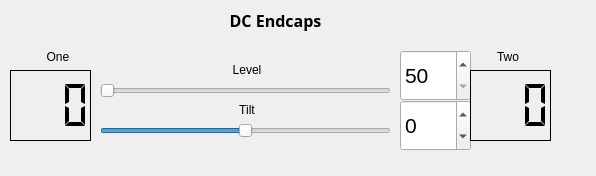
<?xml version="1.0" encoding="UTF-8"?>
<ui version="4.0">
 <class>DC_control</class>
 <widget class="QWidget" name="DC_control">
  <property name="enabled">
   <bool>true</bool>
  </property>
  <property name="geometry">
   <rect>
    <x>0</x>
    <y>0</y>
    <width>596</width>
    <height>176</height>
   </rect>
  </property>
  <property name="font">
   <font>
    <underline>false</underline>
   </font>
  </property>
  <property name="windowTitle">
   <string>DC control</string>
  </property>
  <widget class="QLabel" name="label">
   <property name="geometry">
    <rect>
     <x>30</x>
     <y>50</y>
     <width>56</width>
     <height>15</height>
    </rect>
   </property>
   <property name="text">
    <string>One</string>
   </property>
   <property name="alignment">
    <set>Qt::AlignHCenter|Qt::AlignTop</set>
   </property>
   <property name="wordWrap">
    <bool>false</bool>
   </property>
  </widget>
  <widget class="QLabel" name="label_2">
   <property name="geometry">
    <rect>
     <x>480</x>
     <y>50</y>
     <width>56</width>
     <height>15</height>
    </rect>
   </property>
   <property name="text">
    <string>Two</string>
   </property>
   <property name="alignment">
    <set>Qt::AlignHCenter|Qt::AlignTop</set>
   </property>
   <property name="wordWrap">
    <bool>false</bool>
   </property>
  </widget>
  <widget class="QLCDNumber" name="lcdOne">
   <property name="geometry">
    <rect>
     <x>10</x>
     <y>70</y>
     <width>81</width>
     <height>71</height>
    </rect>
   </property>
   <property name="font">
    <font>
     <strikeout>false</strikeout>
     <kerning>true</kerning>
    </font>
   </property>
   <property name="autoFillBackground">
    <bool>false</bool>
   </property>
   <property name="frameShadow">
    <enum>QFrame::Plain</enum>
   </property>
   <property name="smallDecimalPoint">
    <bool>false</bool>
   </property>
   <property name="numDigits">
    <number>3</number>
   </property>
   <property name="segmentStyle">
    <enum>QLCDNumber::Flat</enum>
   </property>
  </widget>
  <widget class="QSpinBox" name="spinLevel">
   <property name="geometry">
    <rect>
     <x>400</x>
     <y>50</y>
     <width>71</width>
     <height>51</height>
    </rect>
   </property>
   <property name="font">
    <font>
     <pointsize>16</pointsize>
    </font>
   </property>
   <property name="minimum">
    <number>50</number>
   </property>
   <property name="maximum">
    <number>1000</number>
   </property>
  </widget>
  <widget class="QSpinBox" name="spinTilt">
   <property name="geometry">
    <rect>
     <x>400</x>
     <y>100</y>
     <width>71</width>
     <height>51</height>
    </rect>
   </property>
   <property name="font">
    <font>
     <pointsize>16</pointsize>
    </font>
   </property>
   <property name="minimum">
    <number>-100</number>
   </property>
   <property name="maximum">
    <number>100</number>
   </property>
   <property name="value">
    <number>0</number>
   </property>
  </widget>
  <widget class="QLCDNumber" name="lcdTwo">
   <property name="geometry">
    <rect>
     <x>470</x>
     <y>70</y>
     <width>81</width>
     <height>71</height>
    </rect>
   </property>
   <property name="font">
    <font>
     <strikeout>false</strikeout>
     <kerning>true</kerning>
    </font>
   </property>
   <property name="autoFillBackground">
    <bool>false</bool>
   </property>
   <property name="frameShadow">
    <enum>QFrame::Plain</enum>
   </property>
   <property name="smallDecimalPoint">
    <bool>false</bool>
   </property>
   <property name="numDigits">
    <number>3</number>
   </property>
   <property name="segmentStyle">
    <enum>QLCDNumber::Flat</enum>
   </property>
  </widget>
  <widget class="QLabel" name="title">
   <property name="geometry">
    <rect>
     <x>160</x>
     <y>10</y>
     <width>231</width>
     <height>21</height>
    </rect>
   </property>
   <property name="font">
    <font>
     <family>Sans Serif</family>
     <pointsize>12</pointsize>
     <weight>75</weight>
     <bold>true</bold>
     <underline>false</underline>
     <kerning>true</kerning>
    </font>
   </property>
   <property name="text">
    <string>DC Endcaps</string>
   </property>
   <property name="textFormat">
    <enum>Qt::AutoText</enum>
   </property>
   <property name="alignment">
    <set>Qt::AlignCenter</set>
   </property>
  </widget>
  <widget class="QLabel" name="labelLevel">
   <property name="geometry">
    <rect>
     <x>100</x>
     <y>60</y>
     <width>294</width>
     <height>19</height>
    </rect>
   </property>
   <property name="text">
    <string>Level</string>
   </property>
   <property name="alignment">
    <set>Qt::AlignCenter</set>
   </property>
  </widget>
  <widget class="QSlider" name="sliderLevel">
   <property name="geometry">
    <rect>
     <x>100</x>
     <y>80</y>
     <width>291</width>
     <height>21</height>
    </rect>
   </property>
   <property name="font">
    <font>
     <stylestrategy>PreferAntialias</stylestrategy>
    </font>
   </property>
   <property name="minimum">
    <number>50</number>
   </property>
   <property name="maximum">
    <number>1000</number>
   </property>
   <property name="orientation">
    <enum>Qt::Horizontal</enum>
   </property>
  </widget>
  <widget class="QLabel" name="labelTilt">
   <property name="geometry">
    <rect>
     <x>100</x>
     <y>100</y>
     <width>294</width>
     <height>19</height>
    </rect>
   </property>
   <property name="text">
    <string>Tilt</string>
   </property>
   <property name="alignment">
    <set>Qt::AlignCenter</set>
   </property>
  </widget>
  <widget class="QSlider" name="sliderTilt">
   <property name="geometry">
    <rect>
     <x>100</x>
     <y>120</y>
     <width>291</width>
     <height>21</height>
    </rect>
   </property>
   <property name="minimum">
    <number>-100</number>
   </property>
   <property name="maximum">
    <number>100</number>
   </property>
   <property name="orientation">
    <enum>Qt::Horizontal</enum>
   </property>
  </widget>
 </widget>
 <resources/>
 <connections/>
</ui>
